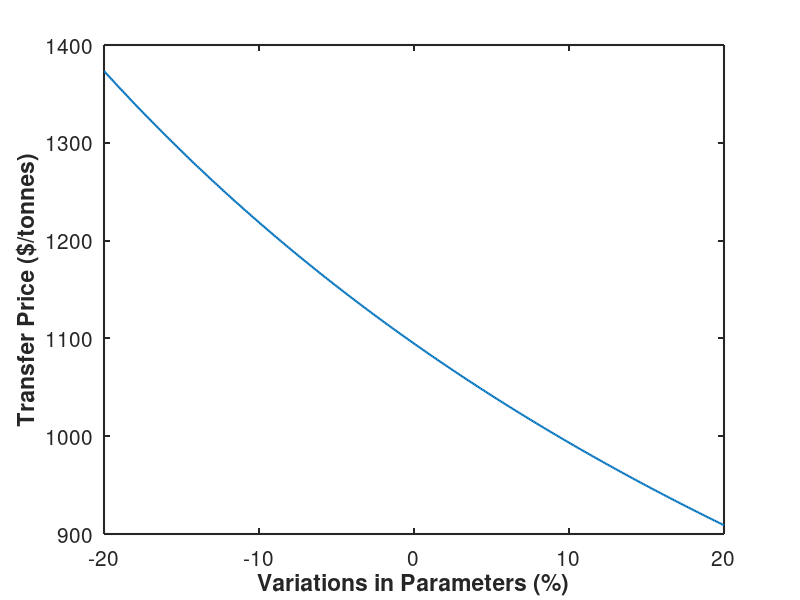

Here is the MATLAB script that generated this plot: (Note: this script raises an error after producing the figure.)
%% COM Stuffs

%% Production
clear; close all
range_vary = 0.8:0.001:1.2;
range_vary = range_vary';

prod = 170; % MM kg/yr meoac production

prod = prod.*range_vary;

vga = 55; % specify vga values $MM

%vga = vga.*range_vary;

% specify at the very beginning
meoh_flow = 0.999*700;
co_flow = 0.995*452.278;
h2_flow = 0.005*452.78 + 100;
cat_cost = 154420 + 5460000 - 0.00005*170*10^6*2; % $ from VGA or sizing

meoh_qpu = meoh_flow.*32.04.*8000./(prod.*10.^6);
co_qpu = co_flow.*28.01.*8000./(prod.*10.^6);
h2_qpu = h2_flow.*2.*8000./(prod.*10.^6);
cat_qpu = (cat_cost./70)./2./(prod.*10.^6);
meoh_unit = 0.62; % $/kg
co_unit = 0.205; % $/kg
h2_unit = 2;
cat_unit = 70; % $/kg

%meoh_unit = meoh_unit.*range_vary;
%co_unit = co_unit.*range_vary;
%cat_unit = cat_unit.*range_vary;

meoh_pr = meoh_qpu.*meoh_unit;
co_pr = co_qpu.*co_unit;
h2_pr = h2_qpu.*h2_unit;
cat_pr = cat_qpu.*cat_unit;

meoh_mm = prod.*meoh_pr;
co_mm = prod.*co_pr;
h2_mm = prod.*h2_pr;
cat_mm = prod.*cat_pr;

total_ing_mm = meoh_mm + co_mm + cat_mm + h2_mm; % might add another cat

byprod_qpu = 0; % might be 0
byprod_unit = 0; % might be 0
waste_fuel_unit = 3.61; 
waste_fuel_flashtank = 5080; 

byprod_pr = byprod_qpu.*byprod_unit;
waste_fuel_pr = waste_fuel_unit.*waste_fuel_flashtank./10^6;

byprod_mm = byprod_pr.*prod;
waste_fuel_mm = waste_fuel_pr.*prod;

total_cred_mm = byprod_mm + waste_fuel_mm; 

% specify at the very beginning

steam_flow = 12; % klb/hr
el_flow = 100; % kW
cool_flow = 0.300464; % MMGal/hr

%steam_flow = steam_flow.*range_vary;
%el_flow = el_flow.*range_vary;
%cool_flow = cool_flow.*range_vary;

steam_qpu = steam_flow.*1000.*8000./(prod.*10.^6);
steam_unit = 1.93;

el_qpu = el_flow.*8000./(prod.*10.^6);
el_unit = 0.061;

cool_qpu = cool_flow.*10.^6.*8000./(prod.*10.^6);
cool_unit = 0.075;

ref_price_aspen = 50;

%steam_unit = steam_unit.*range_vary;
%el_unit = el_unit.*range_vary;
%cool_unit = cool_unit.*range_vary;
%ref_price_aspen = ref_price_aspen.*range_vary;

steam_pr = steam_qpu.*steam_unit./1000;
electricity_pr = el_qpu.*el_unit;
cooling_pr = cool_qpu.*cool_unit./1000;

steam_mm = prod.*steam_pr;
electricty_mm = prod.*electricity_pr;
refrigerant_mm = ref_price_aspen.*8000./10^6; % fix myself
refrigerant_pr = refrigerant_mm./prod; 
cooling_mm = prod.*cooling_pr;

total_uti_mm = steam_mm + electricty_mm + refrigerant_mm + cooling_mm; % depends what utility

gas_qpu = 0;
gas_unit = 0;
liq_qpu = 0;
liq_unit = 0;
sol_qpu = 0;
sol_unit = 0;

gas_pr = gas_qpu.*gas_unit;
liq_pr = liq_qpu.*liq_unit;
sol_pr = sol_qpu.*sol_unit;

gas_mm = gas_pr.*prod;
liq_mm = liq_pr.*prod;
sol_mm = sol_pr.*prod;

total_waste_mm = gas_mm + liq_mm + sol_mm; % might be nothing

total_vc_mm = total_ing_mm - total_cred_mm + total_uti_mm + total_waste_mm; 

% specify at the very beginning
num_op = 9;
op_perhour = 32;
other_employ_perc = 0.45; % 45%
unit_sup_perc = 1; % 100%
plant_ov_perc = 0.5; %50%
main_perc = 0.03; %3%
tax_perc = 0.02; %2%
dep_perc = 0.09; %9%

%num_op = num_op.*range_vary;
%op_perhour = op_perhour.*range_vary;

op_mm = num_op.*op_perhour.*365.*24./10^6;
other_employ_mm = other_employ_perc.*op_mm; 
unit_sup_mm = unit_sup_perc.*op_mm;
plant_ov_mm = plant_ov_perc.*op_mm;
main_mm = main_perc.*vga;
tax_mm = tax_perc.*vga;
dep_mm = dep_perc.*vga;

total_fc_mm = op_mm + other_employ_mm + unit_sup_mm + plant_ov_mm + main_mm + ...
    tax_mm + dep_mm; 

total_com_mm = total_vc_mm + total_fc_mm;

raw_inv = total_ing_mm./12;
prod_inv = total_com_mm./12;
total_inv = vga + raw_inv + prod_inv; 

tax_rate = 0.25; %25% tax rate on earnings
%tax_rate = tax_rate.*range_vary;
nroi_mm = 0.25.*total_inv./(1-tax_rate); % goal is to earn 25% NROI
nroi = nroi_mm./prod;

%specify at the beginning
bus_ov_perc = 0.06; 

ing_pr = meoh_pr + co_pr + h2_pr + cat_pr;
cred_pr = byprod_pr + waste_fuel_pr;
uti_pr = steam_pr + electricity_pr + refrigerant_pr + cooling_pr;
waste_pr = gas_pr + liq_pr + sol_pr;

vc_pr = ing_pr - cred_pr + uti_pr + waste_pr;

fc_pr = total_fc_mm./prod;
com_pr = fc_pr + vc_pr;
bus_ov_pr = bus_ov_perc.*com_pr;

total_sales_cost = com_pr + bus_ov_pr;
tp = nroi + total_sales_cost;

plot((range_vary-1).*100,tp.*1000,'linewidth',1.5)
xlabel('Variations in Parameters (%)','fontweight','bold')
ylabel('Transfer Price ($/tonnes)','fontweight','bold')
set(gca,'linewidth',1.5,'fontsize',15)
set(gcf,'position',[440 205 765 593])
ytickformat('%.0f')
hold on

%% 

%% Changing VGA
clear;
range_vary = 0.8:0.001:1.2;
range_vary = range_vary';

prod = 170; % MM kg/yr meoac production

%prod = prod.*range_vary;

vga = 55; % specify vga values $MM

vga = vga.*range_vary;

% specify at the very beginning
meoh_flow = 0.999*700;
co_flow = 0.995*452.278;
h2_flow = 0.005*452.78 + 100;
cat_cost = 154420 + 5460000 - 0.00005*170*10^6*2; % $ from VGA or sizing

meoh_qpu = meoh_flow.*32.04.*8000./(prod.*10.^6);
co_qpu = co_flow.*28.01.*8000./(prod.*10.^6);
h2_qpu = h2_flow.*2.*8000./(prod.*10.^6);
cat_qpu = (cat_cost./70)./2./(prod.*10.^6);
meoh_unit = 0.62; % $/kg
co_unit = 0.205; % $/kg
h2_unit = 2;
cat_unit = 70; % $/kg

%meoh_unit = meoh_unit.*range_vary;
%co_unit = co_unit.*range_vary;
%cat_unit = cat_unit.*range_vary;

meoh_pr = meoh_qpu.*meoh_unit;
co_pr = co_qpu.*co_unit;
h2_pr = h2_qpu.*h2_unit;
cat_pr = cat_qpu.*cat_unit;

meoh_mm = prod.*meoh_pr;
co_mm = prod.*co_pr;
h2_mm = prod.*h2_pr;
cat_mm = prod.*cat_pr;

total_ing_mm = meoh_mm + co_mm + cat_mm + h2_mm; % might add another cat

byprod_qpu = 0; % might be 0
byprod_unit = 0; % might be 0
waste_fuel_unit = 3.61; 
waste_fuel_flashtank = 5080; 

byprod_pr = byprod_qpu.*byprod_unit;
waste_fuel_pr = waste_fuel_unit.*waste_fuel_flashtank./10^6;

byprod_mm = byprod_pr.*prod;
waste_fuel_mm = waste_fuel_pr.*prod;

total_cred_mm = byprod_mm + waste_fuel_mm; 

% specify at the very beginning

steam_flow = 12; % klb/hr
el_flow = 100; % kW
cool_flow = 0.300464; % MMGal/hr

%steam_flow = steam_flow.*range_vary;
%el_flow = el_flow.*range_vary;
%cool_flow = cool_flow.*range_vary;

steam_qpu = steam_flow.*1000.*8000./(prod.*10.^6);
steam_unit = 1.93;

el_qpu = el_flow.*8000./(prod.*10.^6);
el_unit = 0.061;

cool_qpu = cool_flow.*10.^6.*8000./(prod.*10.^6);
cool_unit = 0.075;

ref_price_aspen = 50;

%steam_unit = steam_unit.*range_vary;
%el_unit = el_unit.*range_vary;
%cool_unit = cool_unit.*range_vary;
%ref_price_aspen = ref_price_aspen.*range_vary;

steam_pr = steam_qpu.*steam_unit./1000;
electricity_pr = el_qpu.*el_unit;
cooling_pr = cool_qpu.*cool_unit./1000;

steam_mm = prod.*steam_pr;
electricty_mm = prod.*electricity_pr;
refrigerant_mm = ref_price_aspen.*8000./10^6; % fix myself
refrigerant_pr = refrigerant_mm./prod; 
cooling_mm = prod.*cooling_pr;

total_uti_mm = steam_mm + electricty_mm + refrigerant_mm + cooling_mm; % depends what utility

gas_qpu = 0;
gas_unit = 0;
liq_qpu = 0;
liq_unit = 0;
sol_qpu = 0;
sol_unit = 0;

gas_pr = gas_qpu.*gas_unit;
liq_pr = liq_qpu.*liq_unit;
sol_pr = sol_qpu.*sol_unit;

gas_mm = gas_pr.*prod;
liq_mm = liq_pr.*prod;
sol_mm = sol_pr.*prod;

total_waste_mm = gas_mm + liq_mm + sol_mm; % might be nothing

total_vc_mm = total_ing_mm - total_cred_mm + total_uti_mm + total_waste_mm; 

% specify at the very beginning
num_op = 9;
op_perhour = 32;
other_employ_perc = 0.45; % 45%
unit_sup_perc = 1; % 100%
plant_ov_perc = 0.5; %50%
main_perc = 0.03; %3%
tax_perc = 0.02; %2%
dep_perc = 0.09; %9%

%num_op = num_op.*range_vary;
%op_perhour = op_perhour.*range_vary;

op_mm = num_op.*op_perhour.*365.*24./10^6;
other_employ_mm = other_employ_perc.*op_mm; 
unit_sup_mm = unit_sup_perc.*op_mm;
plant_ov_mm = plant_ov_perc.*op_mm;
main_mm = main_perc.*vga;
tax_mm = tax_perc.*vga;
dep_mm = dep_perc.*vga;

total_fc_mm = op_mm + other_employ_mm + unit_sup_mm + plant_ov_mm + main_mm + ...
    tax_mm + dep_mm; 

total_com_mm = total_vc_mm + total_fc_mm;

raw_inv = total_ing_mm./12;
prod_inv = total_com_mm./12;
total_inv = vga + raw_inv + prod_inv; 

tax_rate = 0.25; %25% tax rate on earnings
%tax_rate = tax_rate.*range_vary;
nroi_mm = 0.25.*total_inv./(1-tax_rate); % goal is to earn 25% NROI
nroi = nroi_mm./prod;

%specify at the beginning
bus_ov_perc = 0.06; 

ing_pr = meoh_pr + co_pr + h2_pr + cat_pr;
cred_pr = byprod_pr + waste_fuel_pr;
uti_pr = steam_pr + electricity_pr + refrigerant_pr + cooling_pr;
waste_pr = gas_pr + liq_pr + sol_pr;

vc_pr = ing_pr - cred_pr + uti_pr + waste_pr;

fc_pr = total_fc_mm./prod;
com_pr = fc_pr + vc_pr;
bus_ov_pr = bus_ov_perc.*com_pr;

total_sales_cost = com_pr + bus_ov_pr;
tp = nroi + total_sales_cost;

plot((range_vary-1).*100,tp.*1000,'linewidth',1.5)
xlabel('Variations in Parameters (%)','fontweight','bold')
ylabel('Transfer Price ($/tonnes)','fontweight','bold')
set(gca,'linewidth',1.5,'fontsize',15)
set(gcf,'position',[440 205 765 593])
ytickformat('%.0f')
hold on

%%

%% Number of Operators
clear; 
range_vary = 0.8:0.001:1.2;
range_vary = range_vary';

prod = 170; % MM kg/yr meoac production

%prod = prod.*range_vary;

vga = 55; % specify vga values $MM

%vga = vga.*range_vary;

% specify at the very beginning
meoh_flow = 0.999*700;
co_flow = 0.995*452.278;
h2_flow = 0.005*452.78 + 100;
cat_cost = 154420 + 5460000 - 0.00005*170*10^6*2; % $ from VGA or sizing

meoh_qpu = meoh_flow.*32.04.*8000./(prod.*10.^6);
co_qpu = co_flow.*28.01.*8000./(prod.*10.^6);
h2_qpu = h2_flow.*2.*8000./(prod.*10.^6);
cat_qpu = (cat_cost./70)./2./(prod.*10.^6);
meoh_unit = 0.62; % $/kg
co_unit = 0.205; % $/kg
h2_unit = 2;
cat_unit = 70; % $/kg

%meoh_unit = meoh_unit.*range_vary;
%co_unit = co_unit.*range_vary;
%cat_unit = cat_unit.*range_vary;

meoh_pr = meoh_qpu.*meoh_unit;
co_pr = co_qpu.*co_unit;
h2_pr = h2_qpu.*h2_unit;
cat_pr = cat_qpu.*cat_unit;

meoh_mm = prod.*meoh_pr;
co_mm = prod.*co_pr;
h2_mm = prod.*h2_pr;
cat_mm = prod.*cat_pr;

total_ing_mm = meoh_mm + co_mm + cat_mm + h2_mm; % might add another cat

byprod_qpu = 0; % might be 0
byprod_unit = 0; % might be 0
waste_fuel_unit = 3.61; 
waste_fuel_flashtank = 5080; 

byprod_pr = byprod_qpu.*byprod_unit;
waste_fuel_pr = waste_fuel_unit.*waste_fuel_flashtank./10^6;

byprod_mm = byprod_pr.*prod;
waste_fuel_mm = waste_fuel_pr.*prod;

total_cred_mm = byprod_mm + waste_fuel_mm; 

% specify at the very beginning

steam_flow = 12; % klb/hr
el_flow = 100; % kW
cool_flow = 0.300464; % MMGal/hr

%steam_flow = steam_flow.*range_vary;
%el_flow = el_flow.*range_vary;
%cool_flow = cool_flow.*range_vary;

steam_qpu = steam_flow.*1000.*8000./(prod.*10.^6);
steam_unit = 1.93;

el_qpu = el_flow.*8000./(prod.*10.^6);
el_unit = 0.061;

cool_qpu = cool_flow.*10.^6.*8000./(prod.*10.^6);
cool_unit = 0.075;

ref_price_aspen = 50;

%steam_unit = steam_unit.*range_vary;
%el_unit = el_unit.*range_vary;
%cool_unit = cool_unit.*range_vary;
%ref_price_aspen = ref_price_aspen.*range_vary;

steam_pr = steam_qpu.*steam_unit./1000;
electricity_pr = el_qpu.*el_unit;
cooling_pr = cool_qpu.*cool_unit./1000;

steam_mm = prod.*steam_pr;
electricty_mm = prod.*electricity_pr;
refrigerant_mm = ref_price_aspen.*8000./10^6; % fix myself
refrigerant_pr = refrigerant_mm./prod; 
cooling_mm = prod.*cooling_pr;

total_uti_mm = steam_mm + electricty_mm + refrigerant_mm + cooling_mm; % depends what utility

gas_qpu = 0;
gas_unit = 0;
liq_qpu = 0;
liq_unit = 0;
sol_qpu = 0;
sol_unit = 0;

gas_pr = gas_qpu.*gas_unit;
liq_pr = liq_qpu.*liq_unit;
sol_pr = sol_qpu.*sol_unit;

gas_mm = gas_pr.*prod;
liq_mm = liq_pr.*prod;
sol_mm = sol_pr.*prod;

total_waste_mm = gas_mm + liq_mm + sol_mm; % might be nothing

total_vc_mm = total_ing_mm - total_cred_mm + total_uti_mm + total_waste_mm; 

% specify at the very beginning
num_op = 9;
op_perhour = 32;
other_employ_perc = 0.45; % 45%
unit_sup_perc = 1; % 100%
plant_ov_perc = 0.5; %50%
main_perc = 0.03; %3%
tax_perc = 0.02; %2%
dep_perc = 0.09; %9%

num_op = num_op.*range_vary;
%op_perhour = op_perhour.*range_vary;

op_mm = num_op.*op_perhour.*365.*24./10^6;
other_employ_mm = other_employ_perc.*op_mm; 
unit_sup_mm = unit_sup_perc.*op_mm;
plant_ov_mm = plant_ov_perc.*op_mm;
main_mm = main_perc.*vga;
tax_mm = tax_perc.*vga;
dep_mm = dep_perc.*vga;

total_fc_mm = op_mm + other_employ_mm + unit_sup_mm + plant_ov_mm + main_mm + ...
    tax_mm + dep_mm; 

total_com_mm = total_vc_mm + total_fc_mm;

raw_inv = total_ing_mm./12;
prod_inv = total_com_mm./12;
total_inv = vga + raw_inv + prod_inv; 

tax_rate = 0.25; %25% tax rate on earnings
%tax_rate = tax_rate.*range_vary;
nroi_mm = 0.25.*total_inv./(1-tax_rate); % goal is to earn 25% NROI
nroi = nroi_mm./prod;

%specify at the beginning
bus_ov_perc = 0.06; 

ing_pr = meoh_pr + co_pr + h2_pr + cat_pr;
cred_pr = byprod_pr + waste_fuel_pr;
uti_pr = steam_pr + electricity_pr + refrigerant_pr + cooling_pr;
waste_pr = gas_pr + liq_pr + sol_pr;

vc_pr = ing_pr - cred_pr + uti_pr + waste_pr;

fc_pr = total_fc_mm./prod;
com_pr = fc_pr + vc_pr;
bus_ov_pr = bus_ov_perc.*com_pr;

total_sales_cost = com_pr + bus_ov_pr;
tp = nroi + total_sales_cost;

plot((range_vary-1).*100,tp.*1000,'linewidth',1.5)
xlabel('Variations in Parameters (%)','fontweight','bold')
ylabel('Transfer Price ($/tonnes)','fontweight','bold')
set(gca,'linewidth',1.5,'fontsize',15)
set(gcf,'position',[440 205 765 593])
ytickformat('%.0f')
hold on

%%

%% Tax Rate
clear; 
range_vary = 0.8:0.001:1.2;
range_vary = range_vary';

prod = 170; % MM kg/yr meoac production

%prod = prod.*range_vary;

vga = 55; % specify vga values $MM

%vga = vga.*range_vary;

% specify at the very beginning
meoh_flow = 0.999*700;
co_flow = 0.995*452.278;
h2_flow = 0.005*452.78 + 100;
cat_cost = 154420 + 5460000 - 0.00005*170*10^6*2; % $ from VGA or sizing

meoh_qpu = meoh_flow.*32.04.*8000./(prod.*10.^6);
co_qpu = co_flow.*28.01.*8000./(prod.*10.^6);
h2_qpu = h2_flow.*2.*8000./(prod.*10.^6);
cat_qpu = (cat_cost./70)./2./(prod.*10.^6);
meoh_unit = 0.62; % $/kg
co_unit = 0.205; % $/kg
h2_unit = 2;
cat_unit = 70; % $/kg

%meoh_unit = meoh_unit.*range_vary;
%co_unit = co_unit.*range_vary;
%cat_unit = cat_unit.*range_vary;

meoh_pr = meoh_qpu.*meoh_unit;
co_pr = co_qpu.*co_unit;
h2_pr = h2_qpu.*h2_unit;
cat_pr = cat_qpu.*cat_unit;

meoh_mm = prod.*meoh_pr;
co_mm = prod.*co_pr;
h2_mm = prod.*h2_pr;
cat_mm = prod.*cat_pr;

total_ing_mm = meoh_mm + co_mm + cat_mm + h2_mm; % might add another cat

byprod_qpu = 0; % might be 0
byprod_unit = 0; % might be 0
waste_fuel_unit = 3.61; 
waste_fuel_flashtank = 5080; 

byprod_pr = byprod_qpu.*byprod_unit;
waste_fuel_pr = waste_fuel_unit.*waste_fuel_flashtank./10^6;

byprod_mm = byprod_pr.*prod;
waste_fuel_mm = waste_fuel_pr.*prod;

total_cred_mm = byprod_mm + waste_fuel_mm; 

% specify at the very beginning

steam_flow = 12; % klb/hr
el_flow = 100; % kW
cool_flow = 0.300464; % MMGal/hr

%steam_flow = steam_flow.*range_vary;
%el_flow = el_flow.*range_vary;
%cool_flow = cool_flow.*range_vary;

steam_qpu = steam_flow.*1000.*8000./(prod.*10.^6);
steam_unit = 1.93;

el_qpu = el_flow.*8000./(prod.*10.^6);
el_unit = 0.061;

cool_qpu = cool_flow.*10.^6.*8000./(prod.*10.^6);
cool_unit = 0.075;

ref_price_aspen = 50;

%steam_unit = steam_unit.*range_vary;
%el_unit = el_unit.*range_vary;
%cool_unit = cool_unit.*range_vary;
%ref_price_aspen = ref_price_aspen.*range_vary;

steam_pr = steam_qpu.*steam_unit./1000;
electricity_pr = el_qpu.*el_unit;
cooling_pr = cool_qpu.*cool_unit./1000;

steam_mm = prod.*steam_pr;
electricty_mm = prod.*electricity_pr;
refrigerant_mm = ref_price_aspen.*8000./10^6; % fix myself
refrigerant_pr = refrigerant_mm./prod; 
cooling_mm = prod.*cooling_pr;

total_uti_mm = steam_mm + electricty_mm + refrigerant_mm + cooling_mm; % depends what utility

gas_qpu = 0;
gas_unit = 0;
liq_qpu = 0;
liq_unit = 0;
sol_qpu = 0;
sol_unit = 0;

gas_pr = gas_qpu.*gas_unit;
liq_pr = liq_qpu.*liq_unit;
sol_pr = sol_qpu.*sol_unit;

gas_mm = gas_pr.*prod;
liq_mm = liq_pr.*prod;
sol_mm = sol_pr.*prod;

total_waste_mm = gas_mm + liq_mm + sol_mm; % might be nothing

total_vc_mm = total_ing_mm - total_cred_mm + total_uti_mm + total_waste_mm; 

% specify at the very beginning
num_op = 9;
op_perhour = 32;
other_employ_perc = 0.45; % 45%
unit_sup_perc = 1; % 100%
plant_ov_perc = 0.5; %50%
main_perc = 0.03; %3%
tax_perc = 0.02; %2%
dep_perc = 0.09; %9%

%num_op = num_op.*range_vary;
%op_perhour = op_perhour.*range_vary;

op_mm = num_op.*op_perhour.*365.*24./10^6;
other_employ_mm = other_employ_perc.*op_mm; 
unit_sup_mm = unit_sup_perc.*op_mm;
plant_ov_mm = plant_ov_perc.*op_mm;
main_mm = main_perc.*vga;
tax_mm = tax_perc.*vga;
dep_mm = dep_perc.*vga;

total_fc_mm = op_mm + other_employ_mm + unit_sup_mm + plant_ov_mm + main_mm + ...
    tax_mm + dep_mm; 

total_com_mm = total_vc_mm + total_fc_mm;

raw_inv = total_ing_mm./12;
prod_inv = total_com_mm./12;
total_inv = vga + raw_inv + prod_inv; 

tax_rate = 0.25; %25% tax rate on earnings
tax_rate = tax_rate.*range_vary;
nroi_mm = 0.25.*total_inv./(1-tax_rate); % goal is to earn 25% NROI
nroi = nroi_mm./prod;

%specify at the beginning
bus_ov_perc = 0.06; 

ing_pr = meoh_pr + co_pr + h2_pr + cat_pr;
cred_pr = byprod_pr + waste_fuel_pr;
uti_pr = steam_pr + electricity_pr + refrigerant_pr + cooling_pr;
waste_pr = gas_pr + liq_pr + sol_pr;

vc_pr = ing_pr - cred_pr + uti_pr + waste_pr;

fc_pr = total_fc_mm./prod;
com_pr = fc_pr + vc_pr;
bus_ov_pr = bus_ov_perc.*com_pr;

total_sales_cost = com_pr + bus_ov_pr;
tp = nroi + total_sales_cost;

plot((range_vary-1).*100,tp.*1000,'linewidth',1.5)
xlabel('Variations in Parameters (%)','fontweight','bold')
ylabel('Transfer Price ($/tonnes)','fontweight','bold')
set(gca,'linewidth',1.5,'fontsize',15)
set(gcf,'position',[440 205 765 593])
ytickformat('%.0f')
hold on
%%

%%
legend('Production Rate','VGA','Number of Operators','Tax Rate')
print -djpeg sense_1